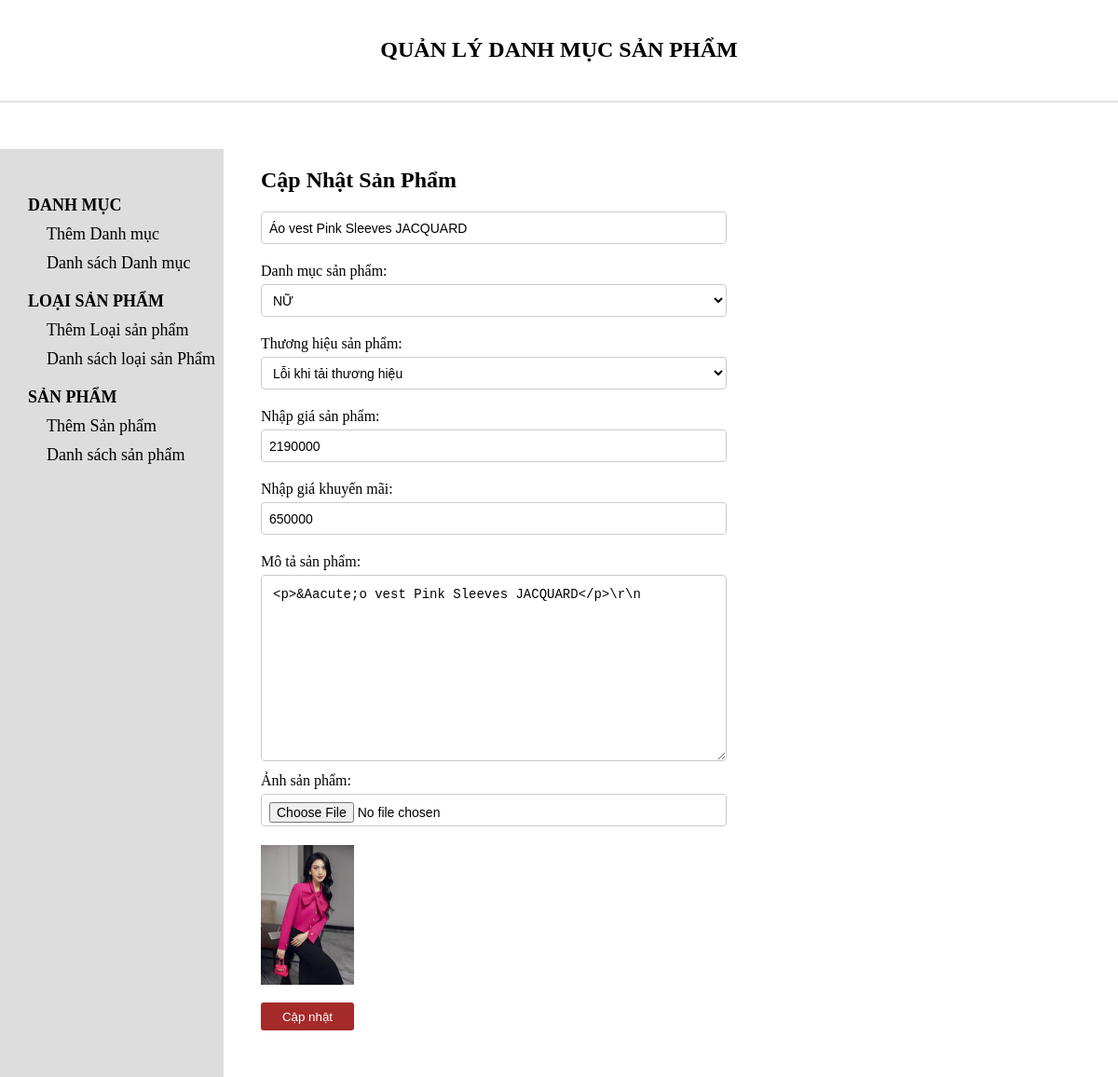
Page /admin/productedit.php?product_id=21 (signed in) on the committed database.
### tables this page shows
CREATE TABLE `tbl_product` (
  `product_id` int(11) NOT NULL,
  `product_name` varchar(255) NOT NULL,
  `category_id` int(11) NOT NULL,
  `brand_id` int(11) NOT NULL,
  `product_price` varchar(255) NOT NULL,
  `product_price_new` varchar(255) NOT NULL,
  `product_desc` varchar(5000) NOT NULL,
  `product_img` varchar(255) NOT NULL
);

CREATE TABLE `tbl_category` (
  `category_id` int(11) NOT NULL,
  `category_name` varchar(255) NOT NULL
);

### admin/database.php (called while the page is built, shortened)
<?php
class Database{
    public $host = DB_HOST;
    public $user = DB_USER;
    public $pass = DB_PASS;
    public $dbname = DB_NAME;
    public $link;
private function connectDB(){
    $this->link = new mysqli($this->host, $this->user, $this->pass, $this->dbname);
}
public function select($query) {
    $result = $this->link->query($query);
    if ($result->num_rows > 0) {
        return $result;
    } else {
        return false;
    }
}
}
?>

### admin/class/product_class.php (called while the page is built, shortened)
<?php
include_once "database.php";
?>
<?php
class product
{
    private $db;
    public function __construct()
    {
        $this->db = new Database();
    }
    public function get_product($product_id)
    {
        $query = "SELECT tbl_product.product_id, tbl_product.product_name, tbl_product.category_id, tbl_product.brand_id,
                     tbl_product.product_price, tbl_product.product_price_new, tbl_product.product_desc, tbl_product.product_img
              FROM tbl_product
              WHERE tbl_product.product_id = '$product_id'";
        $result = $this->db->select($query);
        return $result ? $result->fetch_assoc() : null;
    }
}
?>

### admin/class/category_class.php (called while the page is built, shortened)
<?php
include_once "database.php";
?>
<?php
    class category {
        private $db;
        public function __construct() {
            $this->db = new Database();
        }
        public function show_category(){
            $query = "SELECT * FROM tbl_category ORDER BY category_id DESC";
            $result = $this->db->select($query);
            return $result;
        }
    }
?>

### admin/productedit.php (the view, shortened to what this page needs)
<?php
include "header.php";
include "slider.php";
include "class/product_class.php";
include "class/category_class.php";
include "class/brand_class.php";
$product = new product;
$category = new category;
if (!isset($_GET['product_id']) || $_GET['product_id'] == NULL) {
    echo "<script>window.location = 'productlist.php';</script>";
} else {
    $product_id = $_GET['product_id'];
}
$get_product = $product->get_product($product_id);
if ($get_product) {
    $result = $get_product;
} else {
    echo "Không tìm thấy sản phẩm!";
    exit;
}
?>
<div class="admin-content-right">
    <div class="admin-content-right-product_add">
        <h1 style="margin-bottom: 20px">Cập Nhật Sản Phẩm</h1>
        <form action="" method="POST" enctype="multipart/form-data">
            <input name="product_name" type="text" placeholder="Nhập tên sản phẩm" value="<?php echo $result['product_name']; ?>" required>
            <label for="category_id">Danh mục sản phẩm:</label>
            <select name="category_id" id="category_id" required>
                <?php
                $categories = $category->show_category();
                foreach ($categories as $category_item) {
                    echo '<option value="' . $category_item['category_id'] . '" ' . ($category_item['category_id'] == $result['category_id'] ? 'selected' : '') . '>' . $category_item['category_name'] . '</option>';
                }
                ?>
            </select>
            <label for="brand_id">Thương hiệu sản phẩm:</label>
            <select name="brand_id" id="brand_id" required>
            </select>
            <label for="">Nhập giá sản phẩm:</label>
            <input name="product_price" type="number" placeholder="Nhập giá sản phẩm" value="<?php echo $result['product_price']; ?>" required>
            <label for="">Nhập giá khuyến mãi:</label>
            <input name="product_price_new" type="number" placeholder="Nhập giá khuyến mãi" value="<?php echo $result['product_price_new']; ?>" required>
            <label for="">Mô tả sản phẩm:</label>
            <textarea name="product_desc" placeholder="Mô tả sản phẩm" required><?php echo $result['product_desc']; ?></textarea>
            <label for="product_img">Ảnh sản phẩm:</label>
            <input type="file" name="product_img" id="product_img">
            <div>
                <img src="uploads/<?php echo $result['product_img']; ?>" alt="Current Product Image" width="100">
            </div>
            <button class="submit">Cập nhật</button>
        </form>
    </div>
</div>
</section>
</body>
</html>

### admin/style.css (style rules this page uses)
* { margin: 0; padding: 0; outline: none; box-sizing: border-box; color: black; }
.admin-content-right { width: 80%; padding: 20px 30px 50px 40px; }
.admin-content-right-product_add button, .admin-content-right-category_add button { display: block; margin-top: 15px; height: 30px; width: 100px; cursor: pointer; background-color: brown; color: white; border: none; transition: all 0.3s ease; border-radius: 3px; }
.admin-content-right-product_add textarea { height: 200px; width: 500px; display: block; margin-bottom: 12px; padding: 12px; border: 1px solid #ccc; border-radius: 4px; font-size: 14px; background-color: white; }
.admin-content-right-product_add form label { display: block; margin-bottom: 5px; }
.admin-content-right-product_add form input, .admin-content-right-product_add form select { height: 35px; width: 500px; padding: 8px; margin-bottom: 20px; border: 1px solid #ccc; border-radius: 4px; font-size: 14px; background-color: white; }

### rows in the picture
tbl_product: product_name "Áo vest Pink Sleeves JACQUARD", category_id "NỮ", product_price "2190000", product_price_new "650000", product_desc "<p>&Aacute;o vest Pink Sleeves JACQUARD</p>\\r\\n", product_img (picture)
